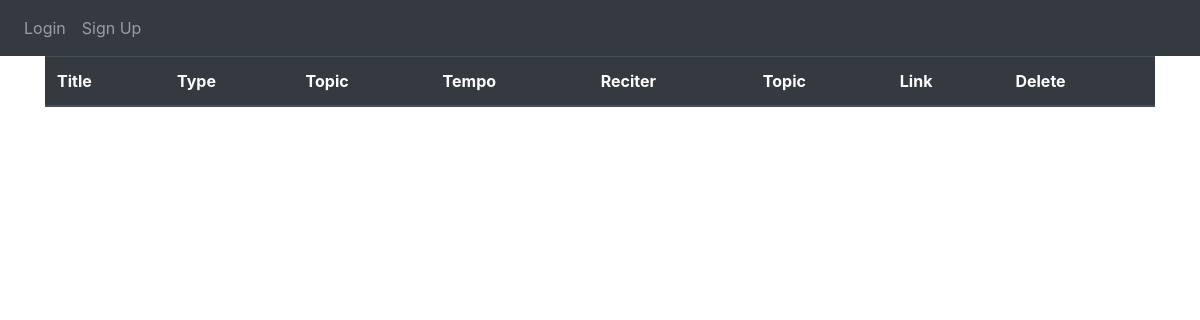
The page /lyrics on the database as committed earlier.
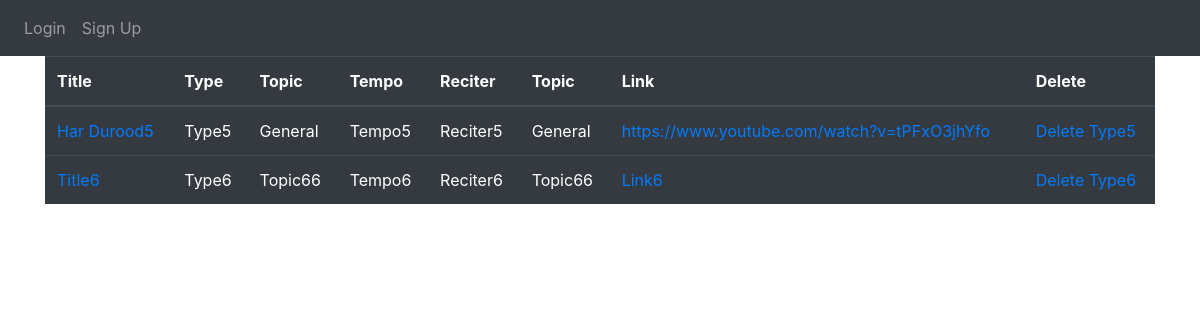
The same page on the database as committed later.
### Website/models.py (models this page shows)
class Lyrics(db.Model):
    id = db.Column(db.Integer, primary_key=True)
    title = db.Column(db.String(1000), unique=True)
    content = db.Column(db.String(100000000), unique=True)
    typ = db.Column(db.String(100))
    reciter = db.Column(db.String(1000))
    date = db.Column(db.DateTime(timezone=True), default=func.now())
    user_id = db.Column(db.Integer, db.ForeignKey('user.id'))
    topic = db.Column(db.String(100))
    link = db.Column(db.String(5000), unique=True)
    tempo = db.Column(db.String(100))

### Website/views.py (the view)
@views.route('/lyrics')
def lyrics_page():
    lyrics = Lyrics.query.all()
    def make_link(title):
        return f"lyrics/{title.replace(' ', '-')}"
    def make_objlink(title):
        return title.replace(' ', '-')
    def make_title(linkedTitle):
        return linkedTitle.replace('-', ' ')
    return render_template('lyrics.html', user=current_user, lyrics=lyrics, makelink=make_link, maketitle=make_title, makeobjlink=make_objlink)

### Website/Templates/lyrics.html (shortened to what this page needs)
{% extends 'base.html' %}
{% block content %}
<div id="all-lyrics">
  <table class="table table-hover table-dark">
    <thead>
      <tr>
        <th scope="col">Title</th>
        <th scope="col">Type</th>
        <th scope="col">Topic</th>
        <th scope="col">Tempo</th>
        <th scope="col">Reciter</th>
        <th scope="col">Topic</th>
        <th scope="col">Link</th>
        <th scope="col">Delete</th>
      </tr>
    </thead>
    <tbody>
      {% for lyric in lyrics %}
      <tr>
        <td><a href="{{ makelink(lyric.title) }}">{{ lyric.title }}</a></td>
        <td>{{ lyric.typ }}</td>
        <td>{{ lyric.topic }}</td>
        <td>{{ lyric.tempo }}</td>
        <td>{{ lyric.reciter }}</td>
        <td>{{ lyric.topic }}</td>
        <td>
          <a href="{{ lyric.link }}" target="_blank" rel="noreferrer noopener"
            >{{ lyric.link }}</a
          >
        </td>
        <td><a href="/delete-lyric/{{ makeobjlink(lyric.title) }}">Delete {{ lyric.typ }}</a></td>
      </tr>
      {% endfor %}
    </tbody>
  </table>
</div>
{% endblock %}

### Website/Templates/base.html (shortened to what this page needs)
<!DOCTYPE html>
<html>
  <head>
    <link
      rel="stylesheet"
      href="https://stackpath.bootstrapcdn.com/bootstrap/4.4.1/css/bootstrap.min.css"
    />
    <link
      rel="stylesheet"
      href="https://stackpath.bootstrapcdn.com/font-awesome/4.7.0/css/font-awesome.min.css"
    />
    <link
      rel="stylesheet"
      href="https://cdn.jsdelivr.net/npm/bootstrap@4.5.3/dist/css/bootstrap.min.css"
    />
  </head>
  <body>
    <nav class="navbar navbar-expand-lg navbar-dark bg-dark">
      <div class="collapse navbar-collapse" id="navbar">
        <div class="navbar-nav">
          {% if user.is_authenticated %}
          <a class="nav-item nav-link" id="home" href="/">Home</a>
          <a class="nav-item nav-link" id='lyrics' href='/lyrics'>Lyrics</a>
          <a class="nav-item nav-link" id='writelyrics' href='/writelyrics'>Write Lyrics</a>
          <a class="nav-item nav-link" id="logout" href="/logout">Logout</a>
          {% else %}
          <a class="nav-item nav-link" id="login" href="/login">Login</a>
          <a class="nav-item nav-link" id="signUp" href="/sign-up">Sign Up</a>
          {% endif %}
        </div>
      </div>
    </nav>
    <div class="container">{% block content %} {% endblock %}</div>
  </body>
</html>

Rows that differ between the two databases and show on the page:
added Lyrics: title "Har Durood5", typ "Type5", topic "General", tempo "Tempo5", reciter "Reciter5", link "https://www.youtube.com/watch?v=tPFxO3jhYfo"
added Lyrics: title "Title6", typ "Type6", topic "Topic66", tempo "Tempo6", reciter "Reciter6", link "Link6"
